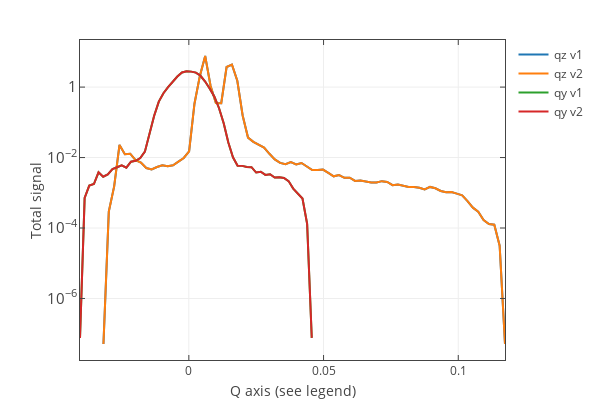

The notebook cell this image was saved under:
### Code cell
cut_v1 = [qz_band2_v1, off_spec_band2_v1.sum(0)]
cut_v2 = [qz_band2_v2, off_spec_band2_v1.sum(0)]

cut_y_v1 = [qy_band2_v1, off_spec_band2_v1.sum(1)]
cut_y_v2 = [qy_band2_v2, off_spec_band2_v1.sum(1)]

plot1d([cut_v1,cut_v2, cut_y_v1, cut_y_v2],
       data_names=['qz v1', 'qz v2', 'qy v1', 'qy v2'], y_log=True, x_title='Q axis (see legend)', y_title='Total signal')
